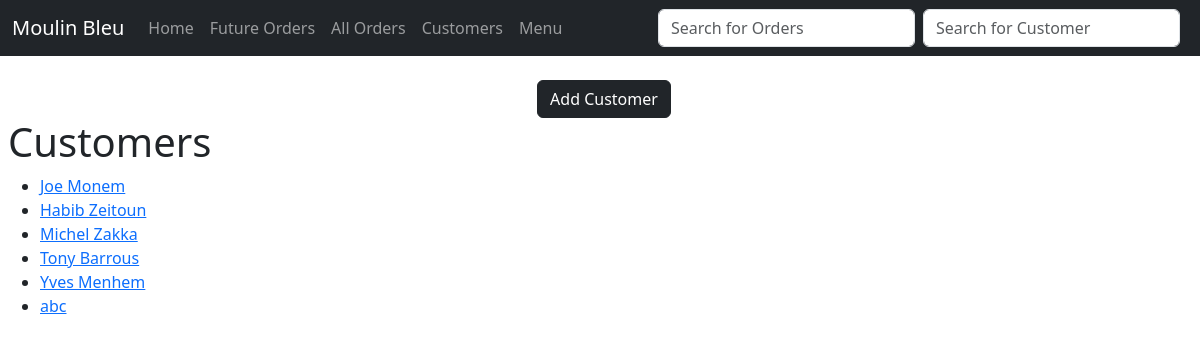
The page /customers on the database as committed earlier.
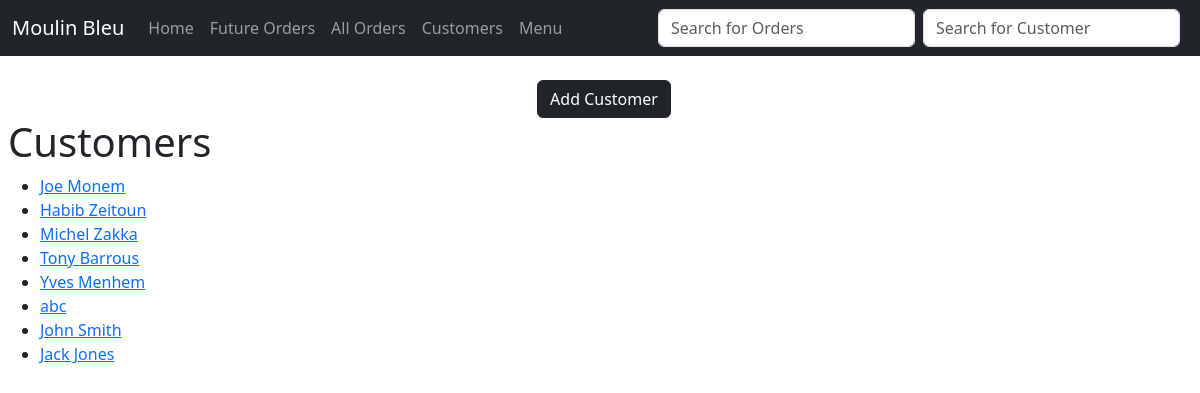
The same page on the database as committed later.
### mainapp/models.py (models this page shows, shortened)
class Customer(models.Model):
    name = models.CharField(max_length=50)
    phone_number = models.CharField(max_length=32)
    location = models.CharField(max_length=200, blank=True)
    date_added = models.DateField(default=timezone.now)

### mainapp/views.py (the view)
# urls.py: path("customers", CustomersView.as_view(), name="customers"),
class CustomersView(ListView):
    model = Customer
    template_name = "customers.html"
    context_object_name = "customers"

### mainapp/templates/customers.html
{% extends 'base.html' %}
{%block content %}
<br>
<div style="text-align: center;">
    <a href="{% url 'add_customer' %}">
        <button class="btn btn-dark">Add Customer</button>
    </a>
</div>
<h1>Customers</h1>
<ul>
    {% for customer in customers %}
    <li>
        <a href="{%url 'customer_details' customer.pk %}"> {{customer.name}} </a>
        <br>
    </li>
    {% endfor %}
</ul>
{% endblock %}

Rows that differ between the two databases and show on the page:
added Customer: name "John Smith"
added Customer: name "Jack Jones"
